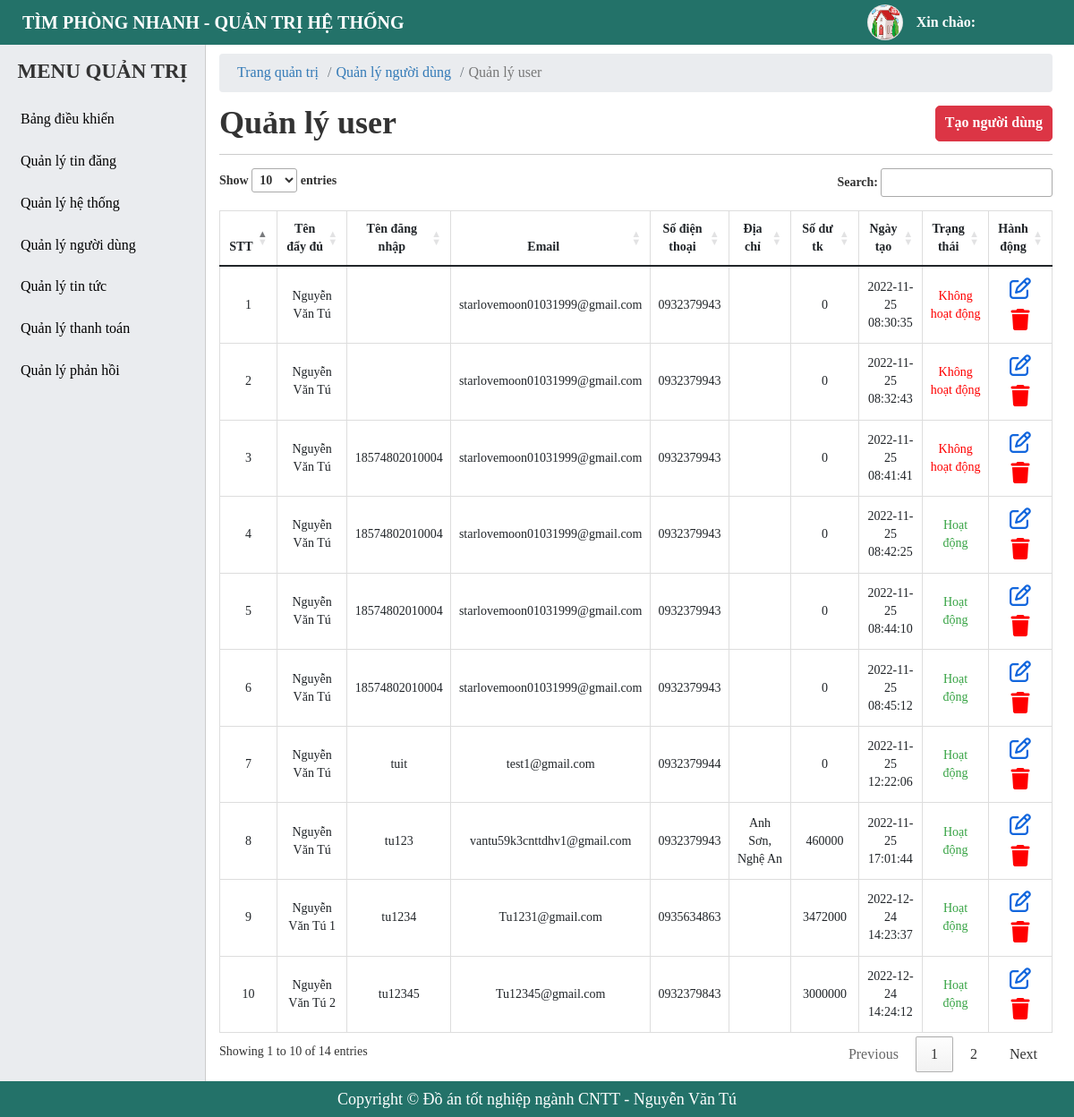
The app's page /admin/user-manager.php, older data.
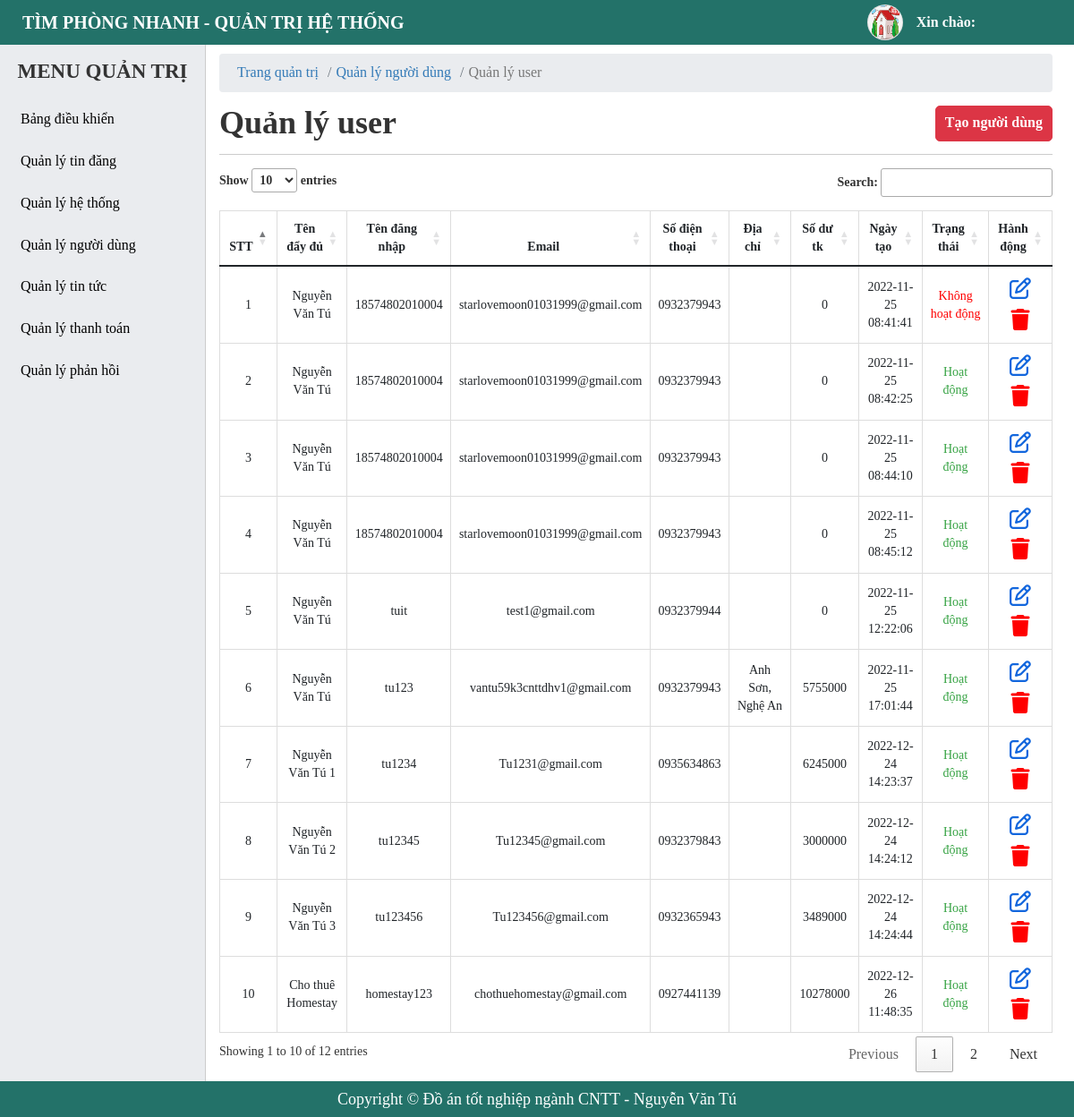
The same page, newer data.
### tables this page shows
CREATE TABLE `tbl_user` (
  `id` bigint(20) NOT NULL,
  `fullname` varchar(255) NOT NULL,
  `username` varchar(255) NOT NULL,
  `password` varchar(255) NOT NULL,
  `email` varchar(255) NOT NULL,
  `phone` varchar(255) NOT NULL,
  `zalo` varchar(255) DEFAULT NULL,
  `address` varchar(255) DEFAULT NULL,
  `facebook` varchar(255) DEFAULT NULL,
  `avatar` varchar(255) DEFAULT NULL COMMENT 'ảnh đại diện',
  `balance` bigint(255) DEFAULT 0 COMMENT 'Số dư',
  `status` tinyint(4) NOT NULL DEFAULT 1 COMMENT 'trạng thái',
  `created_at` timestamp NOT NULL DEFAULT current_timestamp(),
  `created_ad` timestamp NOT NULL DEFAULT current_timestamp()
);

### admin/user-manager.php (the view, shortened to what this page needs)
<?php
    include './include/connect.php';
    $queryUser = $conn->prepare("SELECT * FROM tbl_user");
    $queryUser->execute();
    $resultsUser = $queryUser->fetchAll(PDO::FETCH_OBJ);
?>
<!DOCTYPE html>
<html lang="en">
<head>
    <?php include('include/link-css.php');?>
</head>
<body>
    <?php
     include('include/header.php');
    ?>
    <div id="main">
        <?php
        include('include/sidebar.php');
        ?>
        <div id="main-right">
            <nav aria-label="breadcrumb">
                <ol class="breadcrumb">
                    <li class="breadcrumb-item"><a href="#">Trang quản trị</a></li>
                    <li class="breadcrumb-item"><a href="#">Quản lý người dùng</a></li>
                    <li class="breadcrumb-item active" aria-current="page">Quản lý user</li>
                </ol>
            </nav>
            <section class="main-right-title">
                <div class="form-title">
                    <h1>Quản lý user</h1>
                </div>
                <div class="account-btn">
                    <a href="../register.php" class="btn btn-post btn-add">Tạo người dùng</a>
                </div>
            </section>
            <div class="main-right-table">
                <table class="table table-bordered table-post-list" id = "table-manage">
                    <thead>
                        <tr>
                            <th style="width: 5%;" >STT</th>
                            <th style="width: 12%;" >Tên đẩy đủ</th>
                            <th style="width: 10%;" >Tên đăng nhập</th>
                            <th style="width: 12%;" >Email</th>
                            <th style="width: 10%;" >Số điện thoại</th>
                            <th style="width: 15%;" >Địa chỉ</th>
                            <th style="width: 10%;" >Số dư tk</th>
                            <th style="width: 10%;" >Ngày tạo</th>
                            <th style="width: 8%;" >Trạng thái</th>
                            <th style="width: 8%;" >Hành động</th>
                        </tr>
                    </thead>
                    <tbody >
                        <?php foreach ($resultsUser as $key => $value) { ?>
                            <tr>
                                <td><?php echo $key+1 ?></td>
                                <td>
                                    <p><?php echo $value -> fullname ?></p>
                                </td>
                                <td>
                                    <p><?php echo $value -> username ?></p>
                                </td>
                                <td>
                                    <p><?php echo $value -> email ?></p>
                                </td>
                                <td>
                                    <p><?php echo $value -> phone ?></p>
                                </td>
                                <td>
                                    <p><?php echo $value -> address ?></p>
                                </td>
                                <td>
                                    <p><?php echo $value -> balance ?></p>
                                </td>
                                <td>
                                    <p><?php echo $value -> created_at ?></p>
                                </td>
                                <td>
                                    <?php if( $value -> status == 1){ ?>
                                        <p style = "color: #37a344">Hoạt động</p>
                                    <?php }else{ ?>
                                        <p style = "color: red">Không hoạt động</p>
                                    <?php } ?>
                                </td>
                                <td>
                                    <a href="./user-manager.php?id=<?php echo $value -> id ?>" class="btn-setting btn-edit" style = "color: #1266dd;"><i class="fa-regular fa-pen-to-square"></i></a>
                                    <a href="./user-manager.php?del=<?php echo $value -> id ?>" class="btn-setting" style = "color: red;" onclick="return confirm('Bạn chắc chắn muốn xóa?');" ><i class="fa-solid fa-trash"></i>
                                    </a>
                                </td>
                            </tr>
                        <?php } ?>
                    </tbody>
                </table>
            </div>
        </div>
    </div>
    <?php include('include/footer.php');?>
</body>
</html>

### admin/include/link-css.php (shortened to what this page needs)
<link
      href="https://cdn.jsdelivr.net/npm/bootstrap@5.1.3/dist/css/bootstrap.min.css"
      rel="stylesheet"
    />
  <link rel="stylesheet" href="https://cdn.datatables.net/1.12.1/css/jquery.dataTables.min.css">
    <link rel="stylesheet" href="../libs/fontawesome/css/all.min.css" />
    <link rel="stylesheet" href="../css/style-notification.css">
    <link rel="stylesheet" href="./css/style.css">

### admin/include/header.php (shortened to what this page needs)
<div id="header">
    <div class="header">
        <div class="header-title">
            <p>Tìm phòng nhanh - Quản trị hệ thống</p>
        </div>
        <div class="account account-right">
            <div class="account-avt">
                <img src="./image/author.png" alt="avata" />
            </div>
            <div class="account-name">
                <p class="account-fullname">Xin chào: <?php echo $fullname ?></p>
            </div>
        </div>
    </div>
</div>

### admin/include/sidebar.php (shortened to what this page needs)
<div id="sidebar">
    <div class="sidebar-title">
        <h1>menu quản trị</h1>
    </div>
    <ul class="sidebar-menu">
        <li class="menu-item">
            <a href="dashboard.php">
                Bảng điều khiển
            </a>
        </li>
        <li class="menu-item">
            <a href="javascrip:void(0)">
                Quản lý tin đăng
            </a>
        </li>
        <li class="menu-item">
            <a href="javascrip:void(0)">
                Quản lý hệ thống
            </a>
        </li>
        <li class="menu-item">
            <a href="javascrip:void(0)">
                Quản lý người dùng
            </a>
        </li>
        <li class="menu-item">
            <a href="javascrip:void(0)">
                Quản lý tin tức
            </a>
        </li>
        <li class="menu-item">
            <a href="javascrip:void(0)">
                Quản lý thanh toán
            </a>
        </li>
        <li class="menu-item">
            <a href="javascrip:void(0)">
                Quản lý phản hồi
            </a>
        </li>
    </ul>
</div>

### admin/include/footer.php (shortened to what this page needs)
<div id="footer">
        <div class="copyright">
            <p>Copyright © Đồ án tốt nghiệp ngành CNTT - Nguyễn Văn Tú</p>
        </div>
    </div>

### admin/css/style.css (style rules this page uses)
* { margin: 0; padding: 0; box-sizing: border-box; font-family: "MS Mincho"; }
a, a:hover { text-decoration: none; transition: all 0.3s ease-in-out 0s; -moz-transition: all 0.3s ease-in-out 0s; -o-transition: all 0.3s ease-in-out 0s; -webkit-transition: all 0.3s ease-in-out 0s; -ms-transition: all 0.3s ease-in-out 0s; }
h1, h2, h3, h4, h5, h6, a, p, ul, li { margin: 0; padding: 0; list-style: none; }
.btn { height: 40px; border-radius: 5px; border: 1px solid #3961fb; background: #3961fb; font-weight: 700; color: #fff; display: inline-flex; align-items: center; justify-content: center; text-decoration: none; cursor: pointer; padding: 0 10px; margin: 5px 0; }
body { height: 100%; }
#header { position: fixed; top: 0; right: 0; left: 0; height: 50px; background: #237269; z-index: 20; }
.header-title { float: left; line-height: 50px; margin-left: 25px; }
.header-title p { font-size: 20px; text-transform: uppercase; color: #fff; font-weight: 700; }
.account { position: relative; display: flex; margin: 16px; flex-wrap: nowrap; align-items: center; justify-content: center; cursor: pointer; }
.account-right { float: right; margin: 5px 110px 5px 0; }
.account-avt { display: inline-block; width: 40px; height: 40px; position: relative; border-radius: 50%; border: 1px solid rgba(0, 0, 0, 0.09); box-sizing: border-box; background-color: #f5f5f5; margin-right: 15px; }
.account-avt img { position: absolute; top: 0; left: 0; width: 100%; height: 100%; display: block; border-radius: 50%; }
.account-name { position: relative; font-size: 16px; font-weight: 700; color: #fff; }
#sidebar { background: #eaecef; width: 230px; float: left; transition: max-height 0.3s; overflow: hidden; position: fixed; z-index: 2; max-height: 100%; bottom: 0; top: 50px; overflow-y: auto; border-right: 1px solid #ccc; }
.sidebar-title { height: 60px; display: flex; justify-content: center; align-items: center; }
.sidebar-title h1 { font-size: 23px; text-transform: uppercase; font-weight: 700; }
.sidebar-menu > .menu-item > a { color: #000; }
.sidebar-menu > .menu-item a { text-decoration: none; font-size: 16px; padding: 12px 15px; display: flex; align-content: center; align-items: center; position: relative; }
#footer { background-color: #237269; height: 40px; bottom: 0; left: 0; right: 0; z-index: 10; position: fixed; }
.copyright { color: #fff; text-align: center; line-height: 40px; font-size: 18px; }
#main-right { padding: 60px 24px 50px 245px; }
#main-right .breadcrumb { background-color: #eaecef; padding: 10px 20px; margin-bottom: 0; }
#main-right li, #main-right a { font-size: 16px; }
.main-right-title { display: flex; justify-content: space-between; border-bottom: 1px solid #ccc; margin-bottom: 15px; }
.form-title { margin: 15px 0; }
.form-title h1 { font-weight: 700; }
.account-btn { display: flex; justify-content: center; align-items: center; }
.btn-post { color: #fff; background-color: #dc3545; border-color: #dc3545; margin-left: 6px; }
#main-right .table-bordered th, .table-bordered td { text-align: center; font-size: 14px; }
.main-right-table .table-post-list { border-collapse: collapse; }
.table-post-list td { vertical-align: middle !important; white-space: normal; }
.table-post-list .btn-setting { margin: 0 5px; font-size: 24px !important; }

Row changes from the older to the newer data that the page shows:
removed tbl_user: fullname "Nguyễn Văn Tú", email "starlovemoon01031999@gmail.com", phone "0932379943", balance "0", created_at "2022-11-25 08:30:35", status "Không hoạt động"
removed tbl_user: fullname "Nguyễn Văn Tú", email "starlovemoon01031999@gmail.com", phone "0932379943", balance "0", created_at "2022-11-25 08:32:43", status "Không hoạt động"
changed tbl_user "tu123": balance "460000" → "5755000"
changed tbl_user "Nguyễn Văn Tú 1": balance "3472000" → "6245000"
now on this page (row edited): tbl_user: fullname "Nguyễn Văn Tú 3", username "tu123456", email "Tu123456@gmail.com", phone "0932365943", balance "3489000", created_at "2022-12-24 14:24:44", status "Hoạt động"
now on this page (row unchanged): tbl_user: fullname "Cho thuê Homestay", username "homestay123", email "chothuehomestay@gmail.com", phone "0927441139", balance "10278000", created_at "2022-12-26 11:48:35", status "Hoạt động"
Text that changed along with them:
text written by a page script: "Show entries Search: Showing 1 to 10 of 14 entries Previous 1 2 Next" → "Show entries Search: Showing 1 to 10 of 12 entries Previous 1 2 Next"
